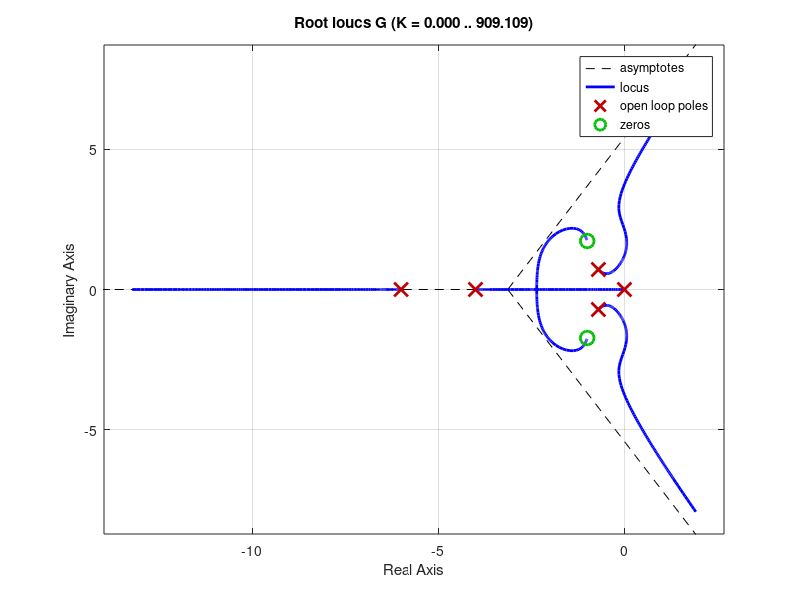
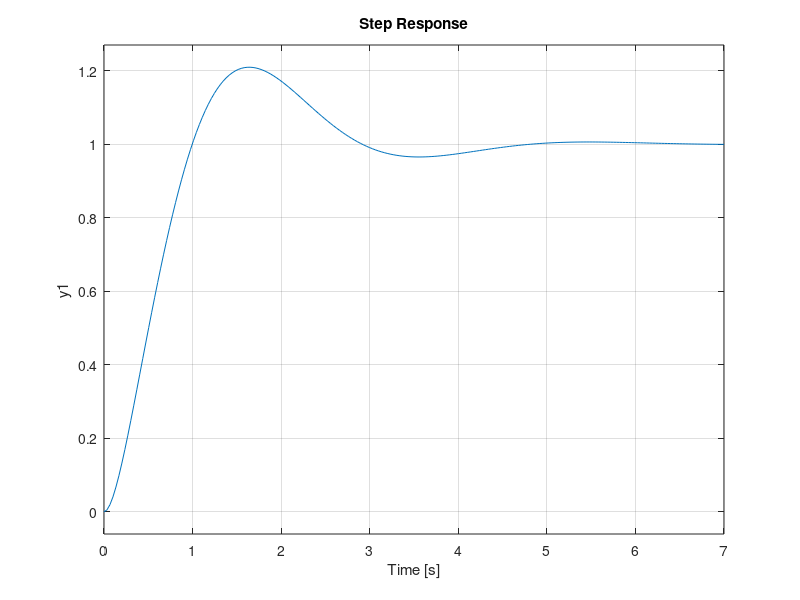

These charts were generated, in order, by the following MATLAB code:
%% ex 1
clear all
close

K = 1;
s = tf('s');
pade = (1-0.15*s)/(1+0.15*s);
G = K*(pade/(s+1));
rlocus(G);
%% ex2
clear all
close

K = 1;
s = tf('s')
G = (s^2+2*s+4)/(s*(s+4)*(s+6)*(s^2+1.4*s+1));
rlocus(G)
%% ex3
clear all
close
figure;
K = 1;
s = tf('s')
G = 10/(s*(s+1));
D = (s+3)/(s+(3.1*3)); %s+(factor*z) for at finde en pol som passer med dampning
% rlocus(G*D);
% hold on;
% sgrid(0.5,3);
% hold on;
% sgrid;
step((D*G)/(1+(D*G))); %step response :)))))😻🥵🥵